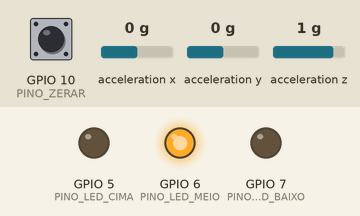
Simulated run of this sketch. Board: ESP32-C3. On the bench: output pins drawn as LEDs (lit = HIGH). Wiring (inferred from the names in the program): MPU-6050 motion sensor at I2C address 0x68. Dashed ring = blinking. The inputs (shaded band) are chosen by the test bench; at power-on: acceleration y 0 g, GPIO 10 (PINO_ZERAR) HIGH, acceleration z 1 g, acceleration x 0 g. EEPROM starts erased.

Above: at 1.7 s.
1.8 s: acceleration y set to 0.8 g
At 2.4 s:
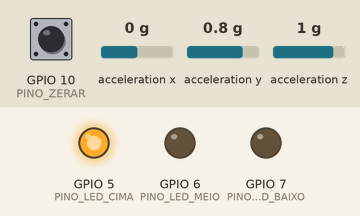
3.3 s: GPIO 10 (PINO_ZERAR) pulled LOW for 0.15 s
At 4.8 s:
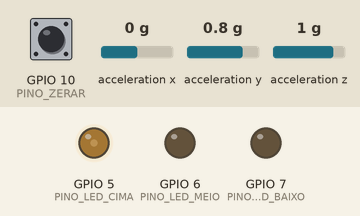
5.2 s: GPIO 10 (PINO_ZERAR) pulled LOW for 1 s
At 7.5 s:
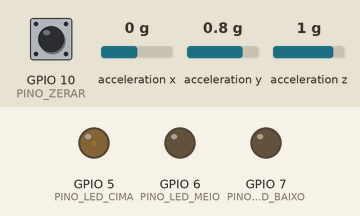
7.9 s: GPIO 10 (PINO_ZERAR) pulled LOW for 0.15 s
At 9.5 s:
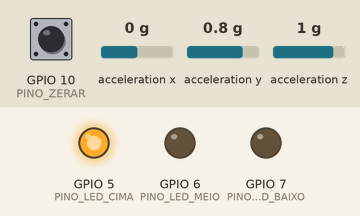
9.8 s: GPIO 10 (PINO_ZERAR) pulled LOW for 3.2 s
At 12.42 s:
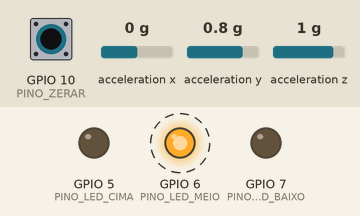
14.5 s: acceleration z set to 1.4 g
At 15.1 s:
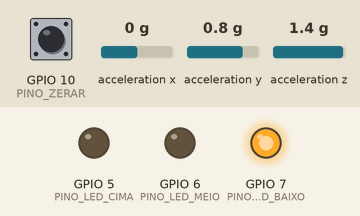
Timing chart, 0 to 17.0 s (numbered marks = the images above; inputs shaded):
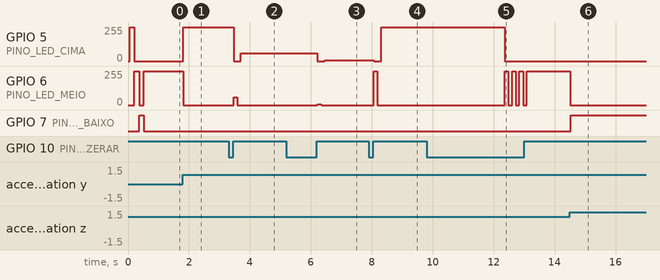

The sketch:

ANTI_CANT.ino
```cpp
/*
  ==========================================================
   NÍVEL ELETRÔNICO ANTI-CANT - BLACK BIRD | PROJETO 03
  ==========================================================
   Placa: ESP32-C3 SuperMini (Ferramentas > Placa > "ESP32C3 Dev Module",
          USB CDC On Boot = Enabled)

   O que faz:
   - Até 0,5° de inclinação: LED verde (meio) aceso.
   - Caído para a DIREITA: acende o LED de CIMA. Para a ESQUERDA: o de BAIXO.
     Entre 0,5° e 2° o vermelho pisca; acima de 2° fica fixo.
   - Segurar ZERAR por 2 s: grava a posição atual como "nivelado".
   - Clique curto no ZERAR: troca o brilho (3 níveis; o último é o noturno).
   - Parado por 2 min: apaga e dorme. Acorda sozinho quando o rifle se mexe.

   Não precisa de biblioteca extra (o MPU6050 é lido direto pelo I2C).

   PRIMEIRO USO:
   1) Grave, ligue e incline o rifle para a direita. Se acender o LED de
      BAIXO em vez do de CIMA, troque INVERTER para true.
   2) Se o ângulo quase não muda quando você gira o rifle, troque
      EIXO_DO_CANO de 'X' para 'Y' (depende de como o MPU ficou na caixa).
   3) Nivele o rifle na bancada e segure ZERAR por 2 s.
  ==========================================================
*/

#include <Wire.h>
#include <Preferences.h>
#include "esp_sleep.h"

// ================= CONFIGURAÇÃO =================
const uint8_t PINO_LED_CIMA  = 5;   // vermelho de cima
const uint8_t PINO_LED_MEIO  = 6;   // verde
const uint8_t PINO_LED_BAIXO = 7;   // vermelho de baixo
const uint8_t PINO_ZERAR     = 10;  // botão -> GND
const uint8_t PINO_INT       = 4;   // INT do MPU6050 (opcional)
const uint8_t PINO_SDA = 8, PINO_SCL = 9;

const bool  USAR_INT     = false;   // true se você ligou o INT do MPU6050 no GPIO4
const char  EIXO_DO_CANO = 'X';     // 'X' ou 'Y': eixo do MPU que aponta para o cano
const bool  INVERTER     = false;   // troca os LEDs de cima e de baixo

const float VERDE_GRAUS = 0.5;      // até aqui = nivelado
const float FIXO_GRAUS  = 2.0;      // acima disso o vermelho fica fixo
const uint32_t DORMIR_MS = 120000;  // 2 min parado
const uint8_t BRILHOS[3] = {255, 60, 6};   // normal, médio, noturno

// ================= PROGRAMA =================
const uint8_t MPU = 0x68;
Preferences prefs;
float zero = 0, angulo = 0, anguloRef = 0;
uint8_t brilho = 0;
uint32_t tMexeu = 0;
RTC_DATA_ATTR float anguloAoDormir = 0;   // guardado durante o sono

void mpuEscreve(uint8_t reg, uint8_t val) {
  Wire.beginTransmission(MPU); Wire.write(reg); Wire.write(val); Wire.endTransmission();
}

bool lerAcel(float &ax, float &ay, float &az) {
  Wire.beginTransmission(MPU); Wire.write(0x3B);
  if (Wire.endTransmission(false) != 0) return false;
  if (Wire.requestFrom(MPU, (uint8_t)6) != 6) return false;
  int16_t x = (Wire.read() << 8) | Wire.read();
  int16_t y = (Wire.read() << 8) | Wire.read();
  int16_t z = (Wire.read() << 8) | Wire.read();
  ax = x / 16384.0; ay = y / 16384.0; az = z / 16384.0;   // em g (escala ±2 g)
  return true;
}

// inclinação em volta do cano, em graus
float lerInclinacao() {
  float ax, ay, az;
  if (!lerAcel(ax, ay, az)) return angulo;
  float a = (EIXO_DO_CANO == 'X') ? atan2(ay, az) : atan2(-ax, az);
  a *= 57.2958;
  return INVERTER ? -a : a;
}

void mpuAcordar() {
  mpuEscreve(0x6B, 0x00);   // sai do modo de espera
  mpuEscreve(0x6C, 0x00);
  mpuEscreve(0x1A, 0x05);   // filtro passa-baixa ~10 Hz (lê mais estável)
  mpuEscreve(0x1C, 0x00);   // ±2 g
  mpuEscreve(0x38, 0x00);   // desliga a interrupção de movimento (só é usada no sono)
  Wire.beginTransmission(MPU); Wire.write(0x3A); Wire.endTransmission(false);
  Wire.requestFrom(MPU, (uint8_t)1); Wire.read();   // lê o status: solta o pino INT
  delay(60);
}

void leds(uint8_t cima, uint8_t meio, uint8_t baixo) {
  analogWrite(PINO_LED_CIMA, cima);
  analogWrite(PINO_LED_MEIO, meio);
  analogWrite(PINO_LED_BAIXO, baixo);
}

void piscarVerde(uint8_t vezes) {
  for (uint8_t i = 0; i < vezes; i++) { leds(0, BRILHOS[brilho], 0); delay(120); leds(0, 0, 0); delay(120); }
}

void dormir() {
  leds(0, 0, 0);
  anguloAoDormir = angulo;
  if (USAR_INT) {
    // detecção de movimento do MPU6050 acorda a placa pelo GPIO4
    mpuEscreve(0x1F, 10);     // limite de movimento (~20 mg)
    mpuEscreve(0x20, 1);      // duração
    mpuEscreve(0x37, 0x20);   // INT ativo em nível alto, fica preso até ler
    mpuEscreve(0x38, 0x40);   // liga a interrupção de movimento
    esp_deep_sleep_enable_gpio_wakeup(1ULL << PINO_INT, ESP_GPIO_WAKEUP_GPIO_HIGH);
  } else {
    // sem o fio INT: o MPU fica em modo econômico e a placa confere a cada 2 s
    mpuEscreve(0x6C, 0x47);   // acelerômetro a 5 Hz, giroscópio desligado
    mpuEscreve(0x6B, 0x20);   // modo ciclo (economia)
    esp_sleep_enable_timer_wakeup(2000000ULL);
  }
  esp_deep_sleep_start();
}

void setup() {
  pinMode(PINO_ZERAR, INPUT_PULLUP);
  pinMode(PINO_LED_CIMA, OUTPUT); pinMode(PINO_LED_MEIO, OUTPUT); pinMode(PINO_LED_BAIXO, OUTPUT);
  Wire.begin(PINO_SDA, PINO_SCL);
  Wire.setClock(400000);

  prefs.begin("anticant", false);
  zero = prefs.getFloat("zero", 0);
  brilho = prefs.getUChar("brilho", 0) % 3;

  bool acordouTimer = esp_sleep_get_wakeup_cause() == ESP_SLEEP_WAKEUP_TIMER;
  mpuAcordar();
  angulo = lerInclinacao() - zero;

  // acordou só para conferir: se o rifle não mexeu, volta a dormir sem acender nada
  if (acordouTimer && fabs(angulo - anguloAoDormir) < 1.0) dormir();

  if (esp_sleep_get_wakeup_cause() == ESP_SLEEP_WAKEUP_UNDEFINED) {   // ligou na chave
    leds(BRILHOS[brilho], 0, 0); delay(150); leds(0, BRILHOS[brilho], 0); delay(150); leds(0, 0, BRILHOS[brilho]); delay(150);
    leds(0, 0, 0);
  }
  anguloRef = angulo;
  tMexeu = millis();
}

void loop() {
  static uint32_t tApertou = 0;
  static bool apertado = false, zerou = false;
  uint32_t agora = millis();

  // leitura suavizada (50 vezes por segundo)
  angulo = angulo * 0.85 + (lerInclinacao() - zero) * 0.15;

  // mexeu? (mais de 0,3° desde a última referência)
  if (fabs(angulo - anguloRef) > 0.3) { anguloRef = angulo; tMexeu = agora; }

  // botão ZERAR: segurar 2 s = zera; clique curto = brilho
  bool b = digitalRead(PINO_ZERAR) == LOW;
  if (b && !apertado) { apertado = true; zerou = false; tApertou = agora; tMexeu = agora; }
  if (b && apertado && !zerou && agora - tApertou > 2000) {
    float soma = 0;
    for (int i = 0; i < 50; i++) { soma += lerInclinacao(); delay(10); }
    zero = soma / 50; prefs.putFloat("zero", zero);
    angulo = 0; anguloRef = 0; zerou = true;
    piscarVerde(3);
  }
  if (!b && apertado) {
    apertado = false;
    if (!zerou && agora - tApertou > 40) { brilho = (brilho + 1) % 3; prefs.putUChar("brilho", brilho); piscarVerde(1); }
  }

  // LEDs
  uint8_t B = BRILHOS[brilho];
  float a = fabs(angulo);
  bool pisca = (agora / 125) % 2;                 // 4 piscadas por segundo
  if (a <= VERDE_GRAUS) leds(0, B, 0);
  else {
    uint8_t v = (a > FIXO_GRAUS || pisca) ? B : 0;
    if (angulo > 0) leds(v, 0, 0); else leds(0, 0, v);
  }

  if (!apertado && agora - tMexeu > DORMIR_MS) dormir();
  delay(20);
}
```

Measured:
- after the input at 1.8 s, GPIO 5 (PINO_LED_CIMA): 0/255 → 255/255 at once; GPIO 6 (PINO_LED_MEIO): 255/255 → 0/255 at once
- after the input at 3.3 s, GPIO 5 (PINO_LED_CIMA): 255/255 → 0/255 after 0.16 s, → 60/255 0.24 s later; GPIO 6 (PINO_LED_MEIO): 0/255 → 60/255 after 0.16 s, → 0/255 0.12 s later
- after the input at 5.2 s, GPIO 5 (PINO_LED_CIMA): 60/255 → 0/255 after 1.0 s, → 6/255 0.24 s later; GPIO 6 (PINO_LED_MEIO): 0/255 → 6/255 after 1.0 s, → 0/255 0.12 s later
- after the input at 7.9 s, GPIO 5 (PINO_LED_CIMA): 6/255 → 0/255 after 0.17 s, → 255/255 0.24 s later; GPIO 6 (PINO_LED_MEIO): 0/255 → 255/255 after 0.17 s, → 0/255 0.12 s later
- after the input at 9.8 s, GPIO 5 (PINO_LED_CIMA): 255/255 → 0/255 after 2.6 s; GPIO 6 (PINO_LED_MEIO): alternates 255/255 for 0.12 s and 0/255 for 0.12 s, 7 changes in all, then stays 255/255, starting after 2.6 s
- after the input at 14.5 s, GPIO 6 (PINO_LED_MEIO): 255/255 → 0/255 at once; GPIO 7 (PINO_LED_BAIXO): LOW → HIGH at once
